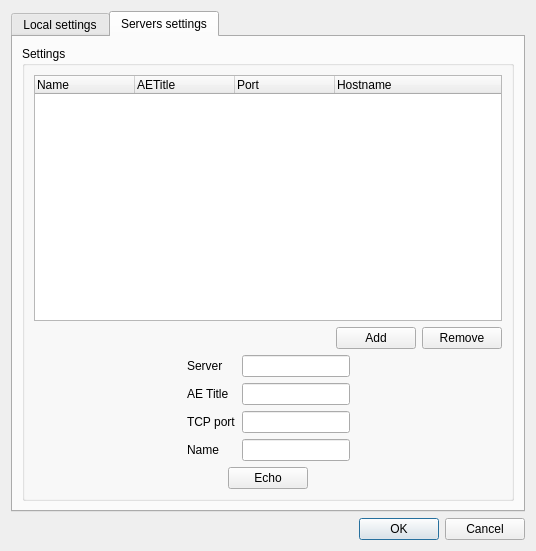
<?xml version="1.0" encoding="UTF-8"?>
<ui version="4.0">
 <class>PreferencesDialog</class>
 <widget class="QDialog" name="PreferencesDialog">
  <property name="geometry">
   <rect>
    <x>0</x>
    <y>0</y>
    <width>536</width>
    <height>551</height>
   </rect>
  </property>
  <property name="windowTitle">
   <string>QtDcm settings</string>
  </property>
  <layout class="QGridLayout" name="gridLayout">
   <item row="2" column="0">
    <widget class="QDialogButtonBox" name="buttonBox">
     <property name="orientation">
      <enum>Qt::Horizontal</enum>
     </property>
     <property name="standardButtons">
      <set>QDialogButtonBox::Cancel|QDialogButtonBox::Ok</set>
     </property>
    </widget>
   </item>
   <item row="0" column="0">
    <widget class="QTabWidget" name="tabWidget">
     <property name="currentIndex">
      <number>1</number>
     </property>
     <widget class="QWidget" name="tabLocalSettings">
      <attribute name="title">
       <string>Local settings</string>
      </attribute>
      <layout class="QGridLayout" name="gridLayout_4">
       <item row="0" column="0">
        <widget class="QGroupBox" name="groupBox_2">
         <property name="title">
          <string>Binary paths</string>
         </property>
         <layout class="QGridLayout" name="gridLayout_2">
          <item row="0" column="0">
           <layout class="QHBoxLayout" name="horizontalLayout_3">
            <item>
             <layout class="QVBoxLayout" name="verticalLayout_5">
              <item>
               <widget class="QLabel" name="label_8">
                <property name="text">
                 <string>Dcm2nii path :</string>
                </property>
               </widget>
              </item>
              <item>
               <widget class="QLabel" name="label_9">
                <property name="text">
                 <string>Dcm4che path :</string>
                </property>
               </widget>
              </item>
             </layout>
            </item>
            <item>
             <layout class="QVBoxLayout" name="verticalLayout_6">
              <item>
               <widget class="QLineEdit" name="dcm2niiPathEdit">
                <property name="readOnly">
                 <bool>true</bool>
                </property>
               </widget>
              </item>
              <item>
               <widget class="QLineEdit" name="dcm4chePathEdit">
                <property name="readOnly">
                 <bool>true</bool>
                </property>
               </widget>
              </item>
             </layout>
            </item>
            <item>
             <layout class="QVBoxLayout" name="verticalLayout_7">
              <item>
               <widget class="QPushButton" name="dcm2niiButton">
                <property name="text">
                 <string>Choose...</string>
                </property>
               </widget>
              </item>
              <item>
               <widget class="QPushButton" name="dcm4cheButton">
                <property name="text">
                 <string>Choose...</string>
                </property>
               </widget>
              </item>
             </layout>
            </item>
           </layout>
          </item>
         </layout>
        </widget>
       </item>
       <item row="1" column="0">
        <widget class="QGroupBox" name="groupBox">
         <property name="title">
          <string>Dicom settings</string>
         </property>
         <property name="flat">
          <bool>false</bool>
         </property>
         <layout class="QGridLayout" name="gridLayout_3">
          <item row="0" column="0">
           <layout class="QHBoxLayout" name="horizontalLayout_2">
            <item>
             <layout class="QVBoxLayout" name="verticalLayout_4">
              <item>
               <widget class="QLabel" name="label">
                <property name="text">
                 <string>AE Title :</string>
                </property>
               </widget>
              </item>
              <item>
               <widget class="QLabel" name="label_2">
                <property name="text">
                 <string>TCP port :</string>
                </property>
               </widget>
              </item>
              <item>
               <widget class="QLabel" name="label_10">
                <property name="text">
                 <string>Hostname :</string>
                </property>
               </widget>
              </item>
              <item>
               <widget class="QLabel" name="label_3">
                <property name="text">
                 <string>Encoding :</string>
                </property>
               </widget>
              </item>
             </layout>
            </item>
            <item>
             <layout class="QVBoxLayout" name="verticalLayout_3">
              <item>
               <widget class="QLineEdit" name="localAetitleEdit"/>
              </item>
              <item>
               <widget class="QLineEdit" name="localPortEdit"/>
              </item>
              <item>
               <widget class="QLineEdit" name="localHostnameEdit"/>
              </item>
              <item>
               <layout class="QHBoxLayout" name="horizontalLayout">
                <item>
                 <widget class="QComboBox" name="comboBox"/>
                </item>
                <item>
                 <spacer name="horizontalSpacer">
                  <property name="orientation">
                   <enum>Qt::Horizontal</enum>
                  </property>
                  <property name="sizeHint" stdset="0">
                   <size>
                    <width>40</width>
                    <height>20</height>
                   </size>
                  </property>
                 </spacer>
                </item>
               </layout>
              </item>
             </layout>
            </item>
           </layout>
          </item>
         </layout>
        </widget>
       </item>
       <item row="2" column="0">
        <spacer name="verticalSpacer">
         <property name="orientation">
          <enum>Qt::Vertical</enum>
         </property>
         <property name="sizeHint" stdset="0">
          <size>
           <width>20</width>
           <height>196</height>
          </size>
         </property>
        </spacer>
       </item>
      </layout>
     </widget>
     <widget class="QWidget" name="tabServersSettings">
      <attribute name="title">
       <string>Servers settings</string>
      </attribute>
      <layout class="QGridLayout" name="gridLayout_6">
       <item row="0" column="0">
        <widget class="QGroupBox" name="groupBox_3">
         <property name="title">
          <string>Settings</string>
         </property>
         <layout class="QGridLayout" name="gridLayout_5">
          <item row="0" column="0">
           <widget class="QTreeWidget" name="treeWidget">
            <property name="expandsOnDoubleClick">
             <bool>true</bool>
            </property>
            <property name="columnCount">
             <number>4</number>
            </property>
            <attribute name="headerCascadingSectionResizes">
             <bool>false</bool>
            </attribute>
            <attribute name="headerHighlightSections">
             <bool>true</bool>
            </attribute>
            <column>
             <property name="text">
              <string>Name</string>
             </property>
            </column>
            <column>
             <property name="text">
              <string>AETitle</string>
             </property>
            </column>
            <column>
             <property name="text">
              <string>Port</string>
             </property>
            </column>
            <column>
             <property name="text">
              <string>Hostname</string>
             </property>
            </column>
           </widget>
          </item>
          <item row="1" column="0">
           <layout class="QHBoxLayout" name="horizontalLayout_4">
            <item>
             <spacer name="horizontalSpacer_2">
              <property name="orientation">
               <enum>Qt::Horizontal</enum>
              </property>
              <property name="sizeHint" stdset="0">
               <size>
                <width>40</width>
                <height>20</height>
               </size>
              </property>
             </spacer>
            </item>
            <item>
             <widget class="QPushButton" name="addButton">
              <property name="text">
               <string>Add</string>
              </property>
             </widget>
            </item>
            <item>
             <widget class="QPushButton" name="removeButton">
              <property name="text">
               <string>Remove</string>
              </property>
             </widget>
            </item>
           </layout>
          </item>
          <item row="2" column="0">
           <layout class="QHBoxLayout" name="horizontalLayout_5">
            <item>
             <spacer name="horizontalSpacer_5">
              <property name="orientation">
               <enum>Qt::Horizontal</enum>
              </property>
              <property name="sizeHint" stdset="0">
               <size>
                <width>40</width>
                <height>20</height>
               </size>
              </property>
             </spacer>
            </item>
            <item>
             <layout class="QVBoxLayout" name="verticalLayout_2">
              <item>
               <widget class="QLabel" name="label_4">
                <property name="sizePolicy">
                 <sizepolicy hsizetype="Fixed" vsizetype="Preferred">
                  <horstretch>0</horstretch>
                  <verstretch>0</verstretch>
                 </sizepolicy>
                </property>
                <property name="text">
                 <string>Server</string>
                </property>
               </widget>
              </item>
              <item>
               <widget class="QLabel" name="label_5">
                <property name="sizePolicy">
                 <sizepolicy hsizetype="Fixed" vsizetype="Preferred">
                  <horstretch>0</horstretch>
                  <verstretch>0</verstretch>
                 </sizepolicy>
                </property>
                <property name="text">
                 <string>AE Title</string>
                </property>
               </widget>
              </item>
              <item>
               <widget class="QLabel" name="label_6">
                <property name="sizePolicy">
                 <sizepolicy hsizetype="Fixed" vsizetype="Preferred">
                  <horstretch>0</horstretch>
                  <verstretch>0</verstretch>
                 </sizepolicy>
                </property>
                <property name="text">
                 <string>TCP port</string>
                </property>
               </widget>
              </item>
              <item>
               <widget class="QLabel" name="label_7">
                <property name="sizePolicy">
                 <sizepolicy hsizetype="Fixed" vsizetype="Preferred">
                  <horstretch>0</horstretch>
                  <verstretch>0</verstretch>
                 </sizepolicy>
                </property>
                <property name="text">
                 <string>Name</string>
                </property>
               </widget>
              </item>
             </layout>
            </item>
            <item>
             <layout class="QVBoxLayout" name="verticalLayout">
              <item>
               <widget class="QLineEdit" name="serverHostnameEdit">
                <property name="sizePolicy">
                 <sizepolicy hsizetype="Fixed" vsizetype="Fixed">
                  <horstretch>0</horstretch>
                  <verstretch>0</verstretch>
                 </sizepolicy>
                </property>
               </widget>
              </item>
              <item>
               <widget class="QLineEdit" name="serverAetitleEdit">
                <property name="sizePolicy">
                 <sizepolicy hsizetype="Fixed" vsizetype="Fixed">
                  <horstretch>0</horstretch>
                  <verstretch>0</verstretch>
                 </sizepolicy>
                </property>
               </widget>
              </item>
              <item>
               <widget class="QLineEdit" name="serverPortEdit">
                <property name="sizePolicy">
                 <sizepolicy hsizetype="Fixed" vsizetype="Fixed">
                  <horstretch>0</horstretch>
                  <verstretch>0</verstretch>
                 </sizepolicy>
                </property>
               </widget>
              </item>
              <item>
               <widget class="QLineEdit" name="serverNameEdit">
                <property name="sizePolicy">
                 <sizepolicy hsizetype="Fixed" vsizetype="Fixed">
                  <horstretch>0</horstretch>
                  <verstretch>0</verstretch>
                 </sizepolicy>
                </property>
               </widget>
              </item>
             </layout>
            </item>
            <item>
             <spacer name="horizontalSpacer_6">
              <property name="orientation">
               <enum>Qt::Horizontal</enum>
              </property>
              <property name="sizeHint" stdset="0">
               <size>
                <width>40</width>
                <height>20</height>
               </size>
              </property>
             </spacer>
            </item>
           </layout>
          </item>
          <item row="3" column="0">
           <layout class="QHBoxLayout" name="horizontalLayout_6">
            <item>
             <spacer name="horizontalSpacer_4">
              <property name="orientation">
               <enum>Qt::Horizontal</enum>
              </property>
              <property name="sizeHint" stdset="0">
               <size>
                <width>40</width>
                <height>20</height>
               </size>
              </property>
             </spacer>
            </item>
            <item>
             <widget class="QPushButton" name="echoButton">
              <property name="text">
               <string>Echo</string>
              </property>
             </widget>
            </item>
            <item>
             <spacer name="horizontalSpacer_3">
              <property name="orientation">
               <enum>Qt::Horizontal</enum>
              </property>
              <property name="sizeHint" stdset="0">
               <size>
                <width>40</width>
                <height>20</height>
               </size>
              </property>
             </spacer>
            </item>
           </layout>
          </item>
         </layout>
        </widget>
       </item>
      </layout>
     </widget>
    </widget>
   </item>
  </layout>
 </widget>
 <resources/>
 <connections>
  <connection>
   <sender>buttonBox</sender>
   <signal>accepted()</signal>
   <receiver>PreferencesDialog</receiver>
   <slot>accept()</slot>
   <hints>
    <hint type="sourcelabel">
     <x>248</x>
     <y>254</y>
    </hint>
    <hint type="destinationlabel">
     <x>157</x>
     <y>274</y>
    </hint>
   </hints>
  </connection>
  <connection>
   <sender>buttonBox</sender>
   <signal>rejected()</signal>
   <receiver>PreferencesDialog</receiver>
   <slot>reject()</slot>
   <hints>
    <hint type="sourcelabel">
     <x>316</x>
     <y>260</y>
    </hint>
    <hint type="destinationlabel">
     <x>286</x>
     <y>274</y>
    </hint>
   </hints>
  </connection>
 </connections>
</ui>
